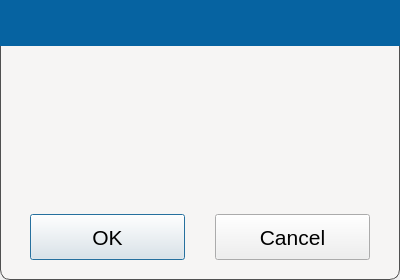
<?xml version="1.0" encoding="UTF-8"?>
<ui version="4.0">
 <class>WarningDialog</class>
 <widget class="QDialog" name="WarningDialog">
  <property name="geometry">
   <rect>
    <x>0</x>
    <y>0</y>
    <width>400</width>
    <height>280</height>
   </rect>
  </property>
  <property name="windowTitle">
   <string>Dialog</string>
  </property>
  <layout class="QHBoxLayout" name="horizontalLayout_4">
   <property name="spacing">
    <number>0</number>
   </property>
   <property name="leftMargin">
    <number>0</number>
   </property>
   <property name="topMargin">
    <number>0</number>
   </property>
   <property name="rightMargin">
    <number>0</number>
   </property>
   <property name="bottomMargin">
    <number>0</number>
   </property>
   <item>
    <widget class="QWidget" name="widget" native="true">
     <property name="styleSheet">
      <string notr="true">#widget{
background-color: rgb(246, 245, 244);
border: 1px solid #505050;
border-radius: 10px;
}

#titleWidget{
background-color: #0663A1;
}

QLabel{
font-size: 16pt;
}

QPushButton{
font-size: 16pt;
border-image: url(:/png/main/btntest.png);
}
QPushButton:pressed{
border-image: url(:/png/main/btntest1.png);
}
</string>
     </property>
     <layout class="QVBoxLayout" name="verticalLayout" stretch="0,1,0">
      <property name="spacing">
       <number>0</number>
      </property>
      <property name="leftMargin">
       <number>0</number>
      </property>
      <property name="topMargin">
       <number>0</number>
      </property>
      <property name="rightMargin">
       <number>0</number>
      </property>
      <property name="bottomMargin">
       <number>20</number>
      </property>
      <item>
       <widget class="QWidget" name="titleWidget" native="true">
        <property name="minimumSize">
         <size>
          <width>0</width>
          <height>46</height>
         </size>
        </property>
        <property name="styleSheet">
         <string notr="true">QLable{
color: rgb(255, 255, 255);
}</string>
        </property>
        <layout class="QHBoxLayout" name="horizontalLayout_5">
         <property name="spacing">
          <number>0</number>
         </property>
         <property name="leftMargin">
          <number>0</number>
         </property>
         <property name="topMargin">
          <number>0</number>
         </property>
         <property name="rightMargin">
          <number>0</number>
         </property>
         <property name="bottomMargin">
          <number>0</number>
         </property>
         <item>
          <layout class="QHBoxLayout" name="horizontalLayout" stretch="0,1">
           <property name="spacing">
            <number>20</number>
           </property>
           <property name="leftMargin">
            <number>20</number>
           </property>
           <item>
            <widget class="QLabel" name="iconLab">
             <property name="minimumSize">
              <size>
               <width>30</width>
               <height>30</height>
              </size>
             </property>
             <property name="maximumSize">
              <size>
               <width>30</width>
               <height>30</height>
              </size>
             </property>
             <property name="styleSheet">
              <string notr="true">border-image: url(:/png/main/icon_error.png);</string>
             </property>
             <property name="text">
              <string notr="true"/>
             </property>
            </widget>
           </item>
           <item>
            <widget class="QLabel" name="titleLab">
             <property name="styleSheet">
              <string notr="true">color: rgb(255, 255, 255);</string>
             </property>
             <property name="text">
              <string notr="true"/>
             </property>
            </widget>
           </item>
          </layout>
         </item>
        </layout>
       </widget>
      </item>
      <item>
       <layout class="QHBoxLayout" name="horizontalLayout_2">
        <item>
         <widget class="QLabel" name="textLab">
          <property name="text">
           <string notr="true"/>
          </property>
          <property name="alignment">
           <set>Qt::AlignCenter</set>
          </property>
          <property name="wordWrap">
           <bool>true</bool>
          </property>
         </widget>
        </item>
       </layout>
      </item>
      <item>
       <layout class="QHBoxLayout" name="horizontalLayout_3">
        <property name="spacing">
         <number>30</number>
        </property>
        <property name="leftMargin">
         <number>30</number>
        </property>
        <property name="topMargin">
         <number>0</number>
        </property>
        <property name="rightMargin">
         <number>30</number>
        </property>
        <item>
         <widget class="QPushButton" name="okBtn">
          <property name="minimumSize">
           <size>
            <width>0</width>
            <height>46</height>
           </size>
          </property>
          <property name="text">
           <string>OK</string>
          </property>
         </widget>
        </item>
        <item>
         <widget class="QPushButton" name="cancelBtn">
          <property name="minimumSize">
           <size>
            <width>0</width>
            <height>46</height>
           </size>
          </property>
          <property name="text">
           <string>Cancel</string>
          </property>
         </widget>
        </item>
       </layout>
      </item>
     </layout>
    </widget>
   </item>
  </layout>
 </widget>
 <resources/>
 <connections/>
</ui>
